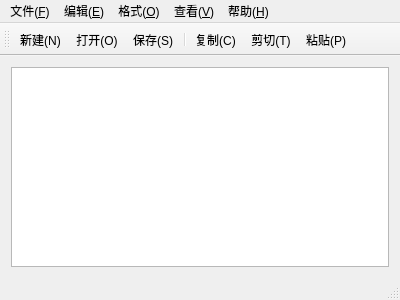
<?xml version="1.0" encoding="UTF-8"?>
<ui version="4.0">
 <class>MainWindow</class>
 <widget class="QMainWindow" name="MainWindow">
  <property name="geometry">
   <rect>
    <x>0</x>
    <y>0</y>
    <width>400</width>
    <height>300</height>
   </rect>
  </property>
  <property name="windowTitle">
   <string>MainWindow</string>
  </property>
  <widget class="QWidget" name="centralWidget">
   <layout class="QVBoxLayout" name="verticalLayout">
    <item>
     <widget class="QTextEdit" name="textEdit">
      <property name="styleSheet">
       <string notr="true">border-image: url(:/new/prefix1/images/backgroundimage.png);</string>
      </property>
     </widget>
    </item>
   </layout>
  </widget>
  <widget class="QMenuBar" name="menuBar">
   <property name="geometry">
    <rect>
     <x>0</x>
     <y>0</y>
     <width>400</width>
     <height>23</height>
    </rect>
   </property>
   <widget class="QMenu" name="menu_F">
    <property name="title">
     <string>文件(&amp;F)</string>
    </property>
    <addaction name="NewAction"/>
    <addaction name="OpenAction"/>
    <addaction name="SaveAction"/>
    <addaction name="SaveAsAction"/>
    <addaction name="separator"/>
    <addaction name="UiAction"/>
    <addaction name="PrintfAction"/>
    <addaction name="separator"/>
    <addaction name="ExitAction"/>
   </widget>
   <widget class="QMenu" name="menu_E">
    <property name="title">
     <string>编辑(&amp;E)</string>
    </property>
    <addaction name="UndoAction"/>
    <addaction name="RedoAction"/>
    <addaction name="separator"/>
    <addaction name="CutAction"/>
    <addaction name="CopyAction"/>
    <addaction name="PasteAction"/>
    <addaction name="DeleteAction"/>
    <addaction name="separator"/>
    <addaction name="FindAction"/>
    <addaction name="InsteadAction"/>
    <addaction name="separator"/>
    <addaction name="SelectAllAction"/>
    <addaction name="DatetimeAction"/>
   </widget>
   <widget class="QMenu" name="menu_O">
    <property name="title">
     <string>格式(&amp;O)</string>
    </property>
    <addaction name="action_W"/>
    <addaction name="fontAction"/>
   </widget>
   <widget class="QMenu" name="menu_V">
    <property name="title">
     <string>查看(&amp;V)</string>
    </property>
    <addaction name="action_S_2"/>
    <addaction name="ColorAction"/>
   </widget>
   <widget class="QMenu" name="menu_H">
    <property name="title">
     <string>帮助(&amp;H)</string>
    </property>
    <addaction name="HelpAction"/>
    <addaction name="AboutAction"/>
    <addaction name="separator"/>
    <addaction name="ServiceAction"/>
    <addaction name="AboutAppAction"/>
    <addaction name="AboutQtAction"/>
   </widget>
   <addaction name="menu_F"/>
   <addaction name="menu_E"/>
   <addaction name="menu_O"/>
   <addaction name="menu_V"/>
   <addaction name="menu_H"/>
  </widget>
  <widget class="QStatusBar" name="statusBar"/>
  <widget class="QToolBar" name="toolBar">
   <property name="windowTitle">
    <string>toolBar</string>
   </property>
   <attribute name="toolBarArea">
    <enum>TopToolBarArea</enum>
   </attribute>
   <attribute name="toolBarBreak">
    <bool>false</bool>
   </attribute>
   <addaction name="NewAction"/>
   <addaction name="OpenAction"/>
   <addaction name="SaveAction"/>
   <addaction name="separator"/>
   <addaction name="CopyAction"/>
   <addaction name="CutAction"/>
   <addaction name="PasteAction"/>
  </widget>
  <action name="NewAction">
   <property name="icon">
    <iconset resource="res.qrc">
     <normaloff>:/new/prefix1/images/new.png</normaloff>:/new/prefix1/images/new.png</iconset>
   </property>
   <property name="text">
    <string>新建(&amp;N) </string>
   </property>
  </action>
  <action name="OpenAction">
   <property name="icon">
    <iconset resource="res.qrc">
     <normaloff>:/new/prefix1/images/open.png</normaloff>:/new/prefix1/images/open.png</iconset>
   </property>
   <property name="text">
    <string>打开(&amp;O)...</string>
   </property>
  </action>
  <action name="SaveAction">
   <property name="icon">
    <iconset resource="res.qrc">
     <normaloff>:/new/prefix1/images/save.png</normaloff>:/new/prefix1/images/save.png</iconset>
   </property>
   <property name="text">
    <string>保存(&amp;S)</string>
   </property>
  </action>
  <action name="SaveAsAction">
   <property name="icon">
    <iconset resource="res.qrc">
     <normaloff>:/new/prefix1/images/asave.png</normaloff>:/new/prefix1/images/asave.png</iconset>
   </property>
   <property name="text">
    <string>另存为(&amp;A)...</string>
   </property>
  </action>
  <action name="UiAction">
   <property name="text">
    <string>页面设计(&amp;U)...</string>
   </property>
  </action>
  <action name="PrintfAction">
   <property name="text">
    <string>打印(&amp;P)...</string>
   </property>
  </action>
  <action name="ExitAction">
   <property name="text">
    <string>退出(&amp;E)</string>
   </property>
  </action>
  <action name="UndoAction">
   <property name="icon">
    <iconset resource="res.qrc">
     <normaloff>:/new/prefix1/images/undo.png</normaloff>:/new/prefix1/images/undo.png</iconset>
   </property>
   <property name="text">
    <string>撤销(&amp;U)</string>
   </property>
  </action>
  <action name="CutAction">
   <property name="icon">
    <iconset resource="res.qrc">
     <normaloff>:/new/prefix1/images/cut.png</normaloff>:/new/prefix1/images/cut.png</iconset>
   </property>
   <property name="text">
    <string>剪切(&amp;T)</string>
   </property>
  </action>
  <action name="CopyAction">
   <property name="icon">
    <iconset resource="res.qrc">
     <normaloff>:/new/prefix1/images/copy.png</normaloff>:/new/prefix1/images/copy.png</iconset>
   </property>
   <property name="text">
    <string>复制(&amp;C)</string>
   </property>
  </action>
  <action name="PasteAction">
   <property name="icon">
    <iconset resource="res.qrc">
     <normaloff>:/new/prefix1/images/paste.png</normaloff>:/new/prefix1/images/paste.png</iconset>
   </property>
   <property name="text">
    <string>粘贴(&amp;P)</string>
   </property>
  </action>
  <action name="DeleteAction">
   <property name="text">
    <string>删除(&amp;L)</string>
   </property>
  </action>
  <action name="FindAction">
   <property name="text">
    <string>查找(&amp;F)...</string>
   </property>
  </action>
  <action name="InsteadAction">
   <property name="text">
    <string>替换(&amp;I)...</string>
   </property>
  </action>
  <action name="GotoAction">
   <property name="text">
    <string>转到(&amp;G)...</string>
   </property>
  </action>
  <action name="SelectAllAction">
   <property name="text">
    <string>全选(&amp;A)</string>
   </property>
  </action>
  <action name="action_F5">
   <property name="text">
    <string>&amp;F5</string>
   </property>
  </action>
  <action name="DatetimeAction">
   <property name="text">
    <string>时间/日期(D)</string>
   </property>
  </action>
  <action name="action_W">
   <property name="text">
    <string>自动换行(&amp;W)</string>
   </property>
  </action>
  <action name="fontAction">
   <property name="text">
    <string>字体(&amp;F)...</string>
   </property>
  </action>
  <action name="action_S_2">
   <property name="text">
    <string>状态(&amp;S)</string>
   </property>
  </action>
  <action name="HelpAction">
   <property name="text">
    <string>查看帮助(&amp;H)</string>
   </property>
  </action>
  <action name="AboutAction">
   <property name="text">
    <string>关于记事本(&amp;A)</string>
   </property>
  </action>
  <action name="RedoAction">
   <property name="icon">
    <iconset resource="res.qrc">
     <normaloff>:/new/prefix1/images/redo.png</normaloff>:/new/prefix1/images/redo.png</iconset>
   </property>
   <property name="text">
    <string>重做(&amp;R)</string>
   </property>
  </action>
  <action name="ColorAction">
   <property name="text">
    <string>颜色(&amp;C)</string>
   </property>
  </action>
  <action name="ServiceAction">
   <property name="text">
    <string>百度一下(&amp;S)</string>
   </property>
  </action>
  <action name="AboutAppAction">
   <property name="text">
    <string>关于软件(&amp;M)</string>
   </property>
  </action>
  <action name="AboutQtAction">
   <property name="text">
    <string>关于Qt(&amp;Q)</string>
   </property>
  </action>
 </widget>
 <layoutdefault spacing="6" margin="11"/>
 <resources>
  <include location="res.qrc"/>
 </resources>
 <connections/>
</ui>
